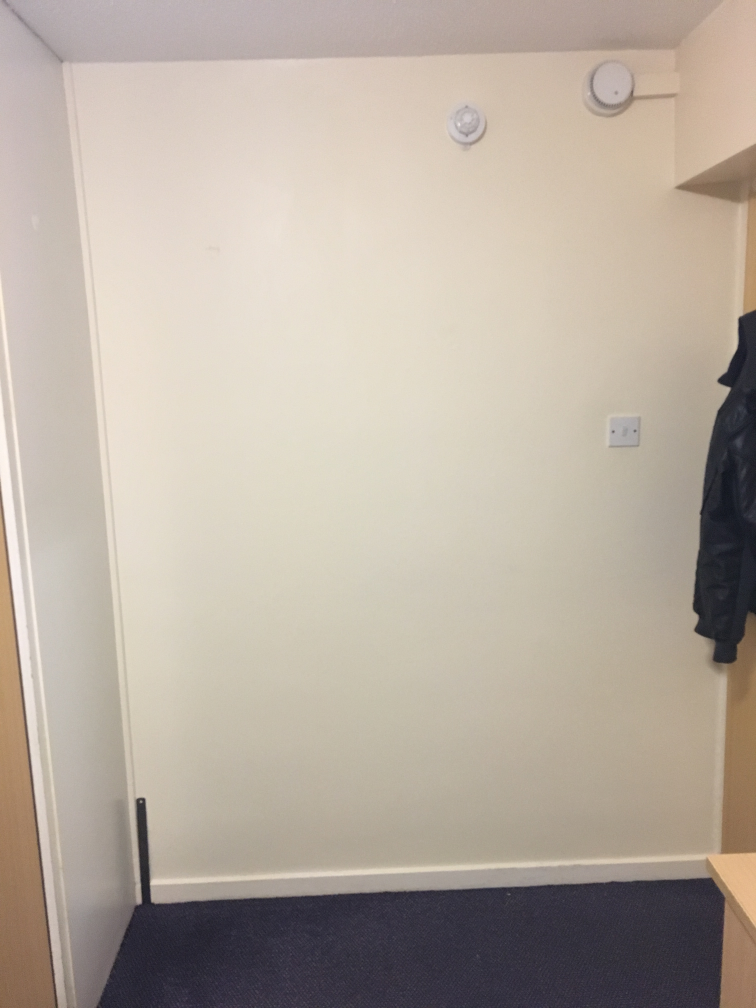
#> input picture images/Rule/6.JPG, 3024 x 4032 px, found by its file name (shown at 1/4 size)
$ python opencv_tests.py   (older library calls are emulated)
#> lines starting #> are read from the running program, lines starting #| are printed output that depends on the picture; after the words box and inside, x2 and y2 are one past the last pixel; in counts of white or black regions, pixels touching at a corner belong together
#!/usr/bin/env python3
# -*- coding: utf-8 -*-
"""
Created on Sun Apr 29 21:48:30 2018

@author: juliocesar
"""

from scipy.spatial import distance as dist
import matplotlib.pyplot as plt
from imutils import perspective
from imutils import contours
import numpy as np
import argparse
import imutils
import cv2


def midpoint(ptA, ptB):
	return ((ptA[0] + ptB[0]) * 0.5, (ptA[1] + ptB[1]) * 0.5)

# Path to the image
impath = "images/Rule/6.jpg"
width = 33

# Load the image, convert it to grayscale, and blur it slightly
image = cv2.imread(impath)
#> image is the input picture: shape (4032, 3024, 3); mean B, G, R 160.5, 172.5, 183.4
gray = cv2.cvtColor(image, cv2.COLOR_BGR2GRAY)
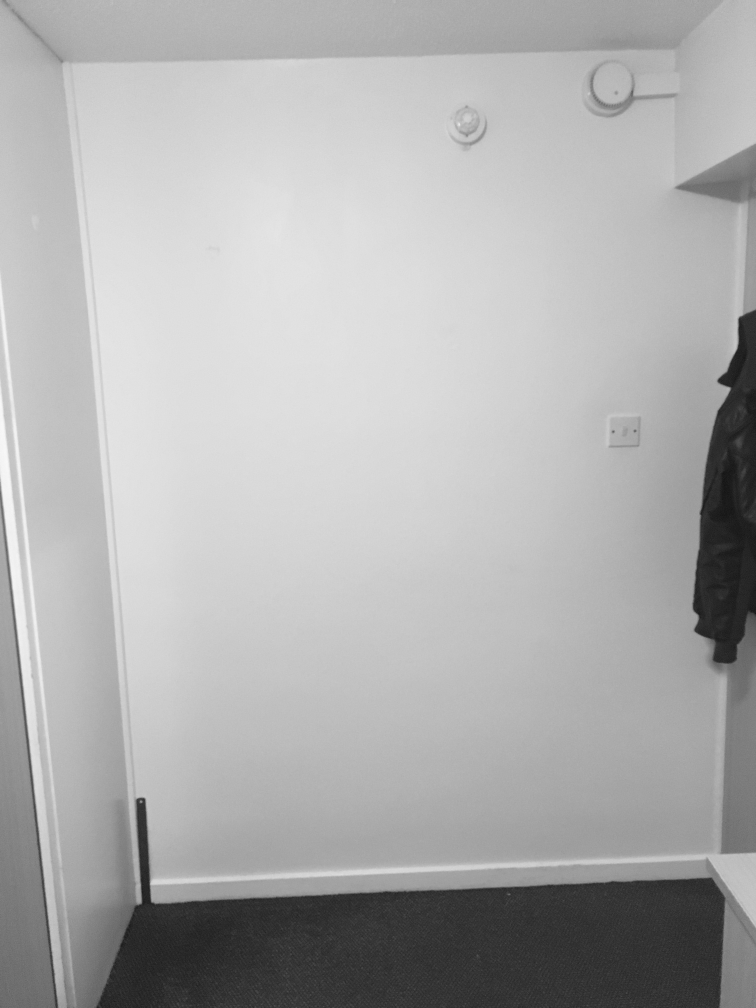
#> gray: shape (4032, 3024) (shown at 1/4 size); min 10, max 249, mean 174.4
gray = cv2.GaussianBlur(gray, (7, 7), 0)

# Perform edge detection, then perform a dilation + erosion to
# Close gaps in between object edges
edged = cv2.Canny(gray, 50, 100)
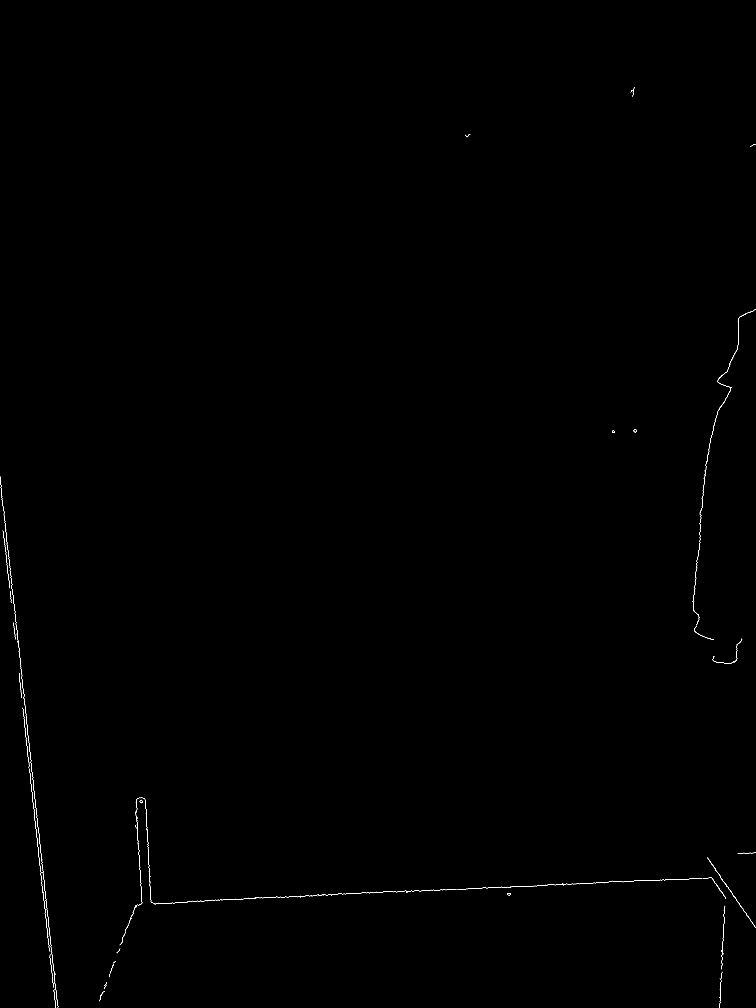
#> edged: shape (4032, 3024) (shown at 1/4 size); 0.09% white in thin lines or dots
edged = cv2.dilate(edged, None, iterations=1)
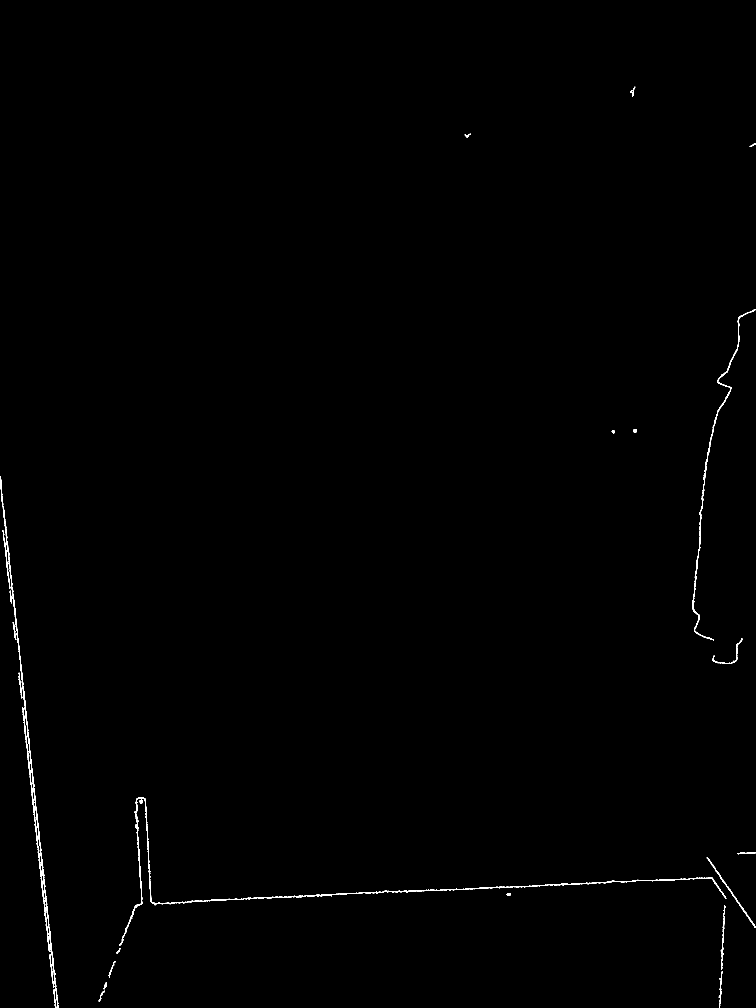
#> edged: shape (4032, 3024) (shown at 1/4 size); 0.31% white; 29 white regions, largest, box (x1, y1, x2, y2) and area: (542, 3189, 2905, 3621) 10597, (0, 1906, 234, 4032) 7579, (2770, 1237, 3024, 2561) 5851
edged = cv2.erode(edged, None, iterations=1)
#> edged: shape (4032, 3024); 0.1% white in thin lines or dots

# find contours in the edge map
cnts = cv2.findContours(edged.copy(), cv2.RETR_EXTERNAL,
	cv2.CHAIN_APPROX_SIMPLE)
#> cnts = 52 contours, 26 with area under 20; largest, box (x1, y1, x2, y2) and area: (2821, 1238, 3024, 1864) 222, (623, 3578, 1327, 3616) 190, (2828, 3431, 3024, 3711) 163, (134, 3136, 233, 4032) 134, (515, 3246, 569, 3695) 123
cnts = cnts[0] if imutils.is_cv2() else cnts[1]

# sort the contours from left-to-right and initialize the
# 'pixels per metric' calibration variable
(cnts, _) = contours.sort_contours(cnts)
pixelsPerMetric = None

# loop over the contours individually
for c in cnts:
    # if the contour is not sufficiently large, ignore it
    if cv2.contourArea(c) < 100:
        continue

    # compute the rotated bounding box of the contour
    orig = image.copy()
    box = cv2.minAreaRect(c)
    box = cv2.cv.BoxPoints(box) if imutils.is_cv2() else cv2.boxPoints(box)
    box = np.array(box, dtype="int")

    # Order the points in the contour such that they appear, n top-left, top-right, bottom-right, and bottom-left
    # order, then draw the outline of the rotated bounding box
    box = perspective.order_points(box)
    cv2.drawContours(orig, [box.astype("int")], -1, (0, 255, 0), 7)
    # Loop over the original points and draw them
    for (x, y) in box:
        cv2.circle(orig, (int(x), int(y)), 7, (0, 0, 255), -1)

    # Unpack the ordered bounding box, then compute the midpoint between the top-left and top-right coordinates, followed by
    # the midpoint between bottom-left and bottom-right coordinates
    (tl, tr, br, bl) = box
    (tltrX, tltrY) = midpoint(tl, tr)
    (blbrX, blbrY) = midpoint(bl, br)

    # Compute the midpoint between the top-left and top-right points,
    # followed by the midpoint between the top-righ and bottom-right
    (tlblX, tlblY) = midpoint(tl, bl)
    (trbrX, trbrY) = midpoint(tr, br)

    # Draw the midpoints on the image
    cv2.circle(orig, (int(tltrX), int(tltrY)), 7, (255, 0, 0), -1)
    cv2.circle(orig, (int(blbrX), int(blbrY)), 7, (255, 0, 0), -1)
    cv2.circle(orig, (int(tlblX), int(tlblY)), 7, (255, 0, 0), -1)
    cv2.circle(orig, (int(trbrX), int(trbrY)), 7, (255, 0, 0), -1)

    # Draw lines between the midpoints
    cv2.line(orig, (int(tltrX), int(tltrY)), (int(blbrX), int(blbrY)), (255, 0, 255), 5)
    cv2.line(orig, (int(tlblX), int(tlblY)), (int(trbrX), int(trbrY)), (255, 0, 255), 5)

    # compute the Euclidean distance between the midpoints
    dA = dist.euclidean((tltrX, tltrY), (blbrX, blbrY))
    dB = dist.euclidean((tlblX, tlblY), (trbrX, trbrY))

    # If the pixels per metric has not been initialized, then
    # compute it as the ratio of pixels to supplied metric (in this case, cm)
    if pixelsPerMetric is None:
        pixelsPerMetric = dB / width

    # compute the size of the object
    dimA = dA / pixelsPerMetric
    dimB = dB / pixelsPerMetric

    # Draw the object sizes on the image
    cv2.putText(orig, "{:.1f}cm".format(dimA), (int(tltrX - 15), int(tltrY - 10)), cv2.FONT_HERSHEY_SIMPLEX,
                        2.0, (255, 255, 255), 2)
    cv2.putText(orig, "{:.1f}cm".format(dimB),(int(trbrX + 10), int(trbrY)), cv2.FONT_HERSHEY_SIMPLEX,
                        2.0, (255, 255, 255), 2)
    cv2.imshow('Contours', imutils.resize(orig, width = 600))
    cv2.waitKey(0)
    cv2.destroyAllWindows()
#> this loop made 52 passes
#> (tl, tr, br, bl, tltrX, tltrY, blbrX, blbrY) on pass 13: ([118, 3073], [200, 3804], [195, 3805], [113, 3074], 159, 3438.5, 154, 3439.5)
#> (tl, tr, br, bl, tltrX, tltrY, blbrX, blbrY) on passes 14, 26, 27, 29, 34, 41: ([137, 3135], [235, 4030], [229, 4031], [130, 3136], 186, 3582.5, 179.5, 3583.5), ([540, 3245], [588, 3248], [563, 3696], [514, 3693], 564, 3246.5, 538.5, 3694.5), ([580, 3188], [622, 3618], [581, 3622], [538, 3192], 601, 3403, 559.5, 3407), ([622, 3609], [1325, 3574], [1326, 3582], [623, 3617], 973.5, 3591.5, 974.5, 3599.5), ([1828, 3551], [2347, 3530], [2348, 3538], [1829, 3559], 2087.5, 3540.5, 2088.5, 3548.5), ([2728, 2158], [2799, 2148], [2854, 2559], [2783, 2568], 2763.5, 2153, 2818.5, 2563.5)
#> after the loop, pixelsPerMetric = 22.29

$ run again, with images/Rule/1.JPG copied over images/Rule/6.JPG
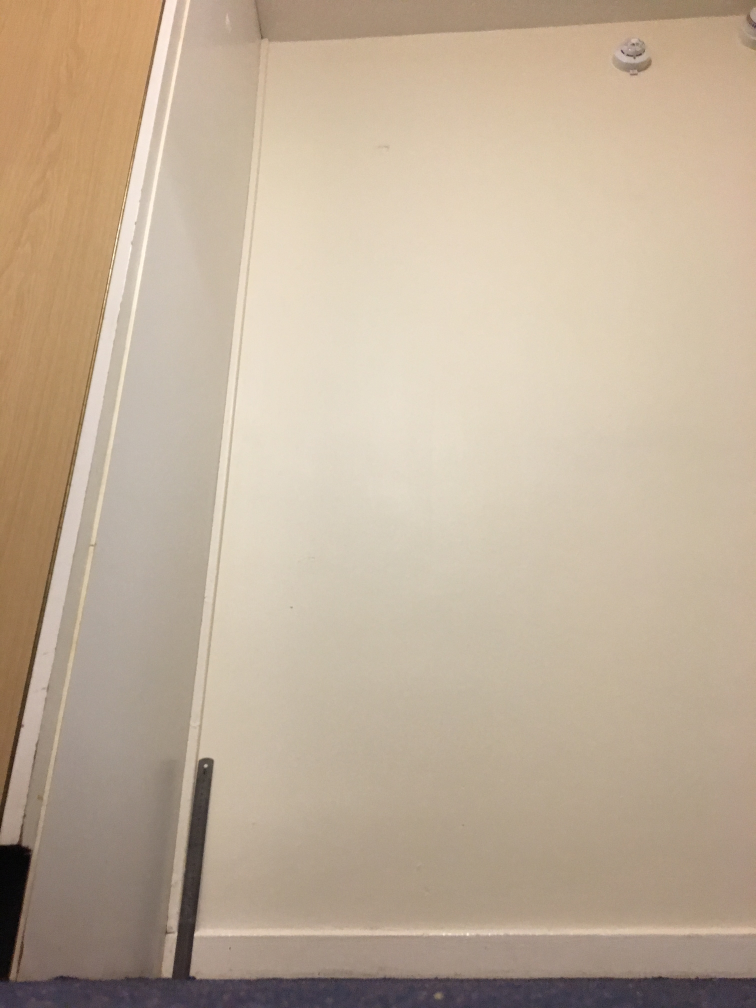
#> input picture images/Rule/1.JPG, 3024 x 4032 px, found by its file name (shown at 1/4 size)
#> image is the input picture: shape (4032, 3024, 3); mean B, G, R 152.4, 173.7, 191.5
#> `gray = cv2.cvtColor(image, cv2.COLOR_BGR2GRAY)`:
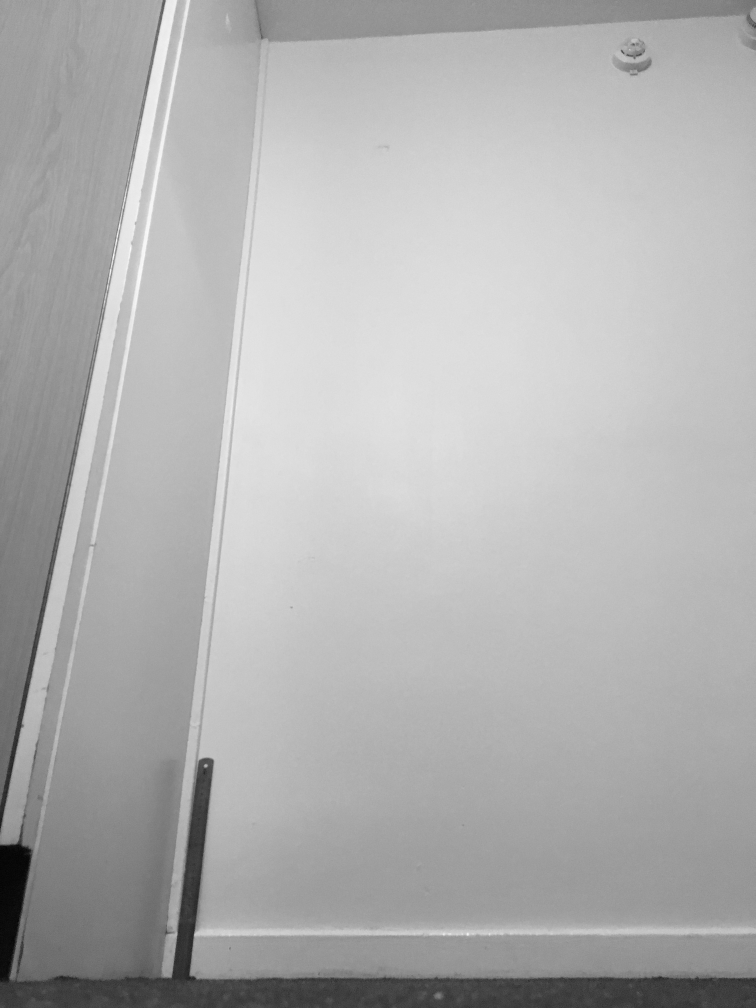
#> gray: shape (4032, 3024) (shown at 1/4 size); min 0, max 252, mean 176.6
#> `edged = cv2.dilate(edged, None, iterations=1)`:
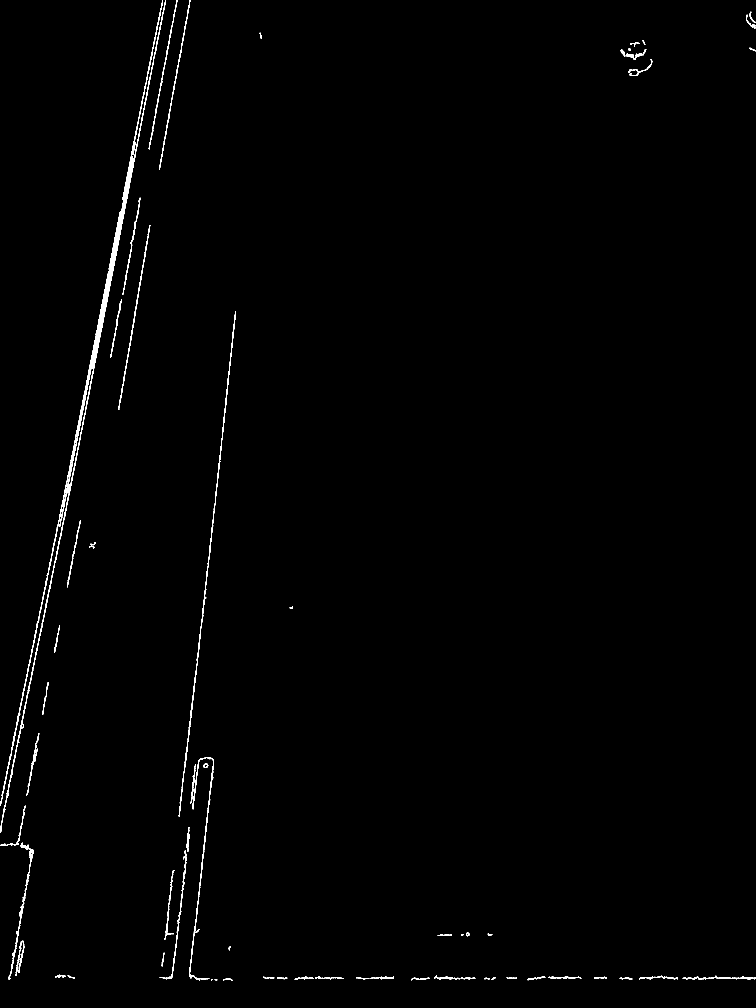
#> edged: shape (4032, 3024) (shown at 1/4 size); 0.61% white; 81 white regions, largest, box (x1, y1, x2, y2) and area: (0, 0, 664, 3330) 29930, (715, 1245, 944, 3267) 6800, (756, 3029, 856, 3922) 4199
#> cnts = 112 contours, 73 with area under 20; largest, box (x1, y1, x2, y2) and area: (192, 0, 663, 2388) 2149, (83, 3380, 134, 3633) 456, (2505, 213, 2568, 237) 326, (746, 3339, 759, 3406) 168, (815, 3056, 832, 3070) 166
#> the loop `for c in cnts:` made 112 passes
#> (tl, tr, br, bl, tltrX, tltrY, blbrX, blbrY) on pass 3: ([-4, 3327], [200, 2390], [188, 2387], [6, 3329], 98, 2858.5, 97, 2858)
#> after the loop `for c in cnts:`: pixelsPerMetric = 29.06
